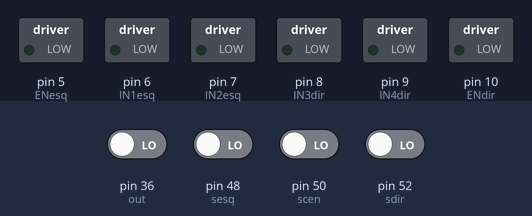
Bench run of a sketch on a simulated Arduino Mega 2560, built with avr-gcc and run on an emulated ATmega2560. Shown: switched loads named in the sketch (green lamp = pin HIGH). The test bench sets the inputs (shaded band); at power-on: pin 36 (out), pin 48 (sesq), pin 50 (scen), pin 52 (sdir) LOW. Pins used as bus, display or sensor lines are not drawn.

Above: at 1.2 s.
1.3 s: pin 48 (sesq) driven HIGH
At 3.8 s:
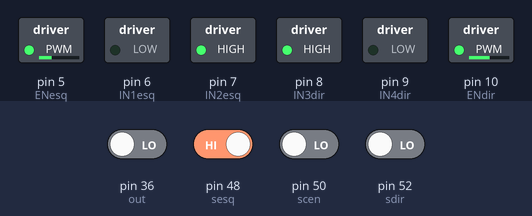
4.5 s: pin 52 (sdir) driven HIGH
At 7.2 s:
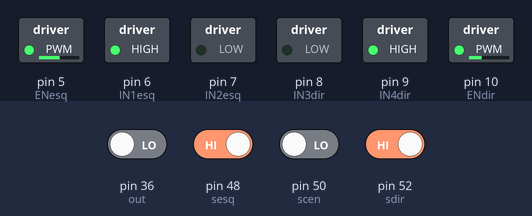
7.5 s: pin 52 (sdir) driven LOW
At 9.6 s:
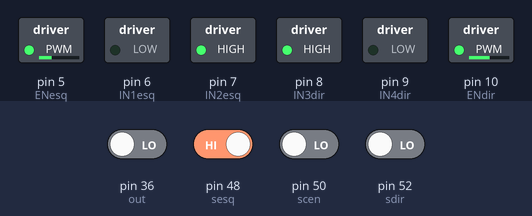
10.5 s: pin 48 (sesq) driven LOW
At 13.1 s:
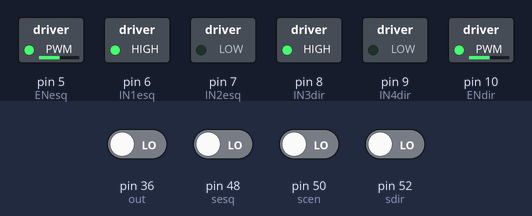
Timing chart, 0 to 14.5 s (numbered marks = the images above; inputs shaded):
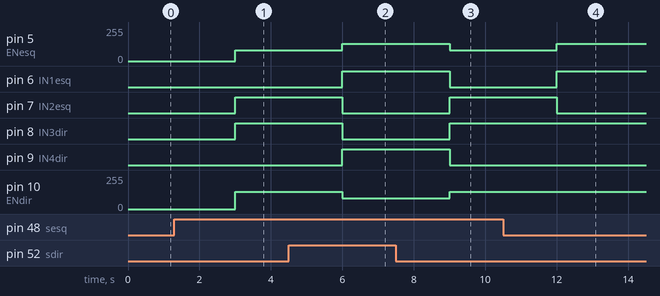

Measured:
- after the input at 1.3 s, pin 5 (ENesq): 0/255 → 80/255 after 1.7 s; pin 6 (IN1esq): stays LOW (without the input it goes to HIGH after 1.7 s); pin 7 (IN2esq): LOW → HIGH after 1.7 s
- after the input at 4.5 s, pin 5 (ENesq): 80/255 → 130/255 after 1.5 s; pin 6 (IN1esq), pin 9 (IN4dir): LOW → HIGH after 1.5 s; pin 7 (IN2esq), pin 8 (IN3dir): HIGH → LOW after 1.5 s; pin 10 (ENdir): 130/255 → 80/255 after 1.5 s
- after the input at 7.5 s, pin 5 (ENesq): 130/255 → 80/255 after 1.5 s; pin 6 (IN1esq), pin 9 (IN4dir): HIGH → LOW after 1.5 s; pin 7 (IN2esq), pin 8 (IN3dir): LOW → HIGH after 1.5 s; pin 10 (ENdir): 80/255 → 130/255 after 1.5 s
- after the input at 10.5 s, pin 5 (ENesq): 80/255 → 130/255 after 1.5 s; pin 6 (IN1esq): LOW → HIGH after 1.5 s; pin 7 (IN2esq): HIGH → LOW after 1.5 s

The sketch:

segue_linha_cor.ino
```cpp
//MOTORES #########
//MOTOR ESquerdo
const int ENesq = 5;
const int IN1esq = 6;
const int IN2esq =7;
int velesq = 130;
//MOTOR Direito
const int ENdir = 10;
const int IN3dir = 8;
const int IN4dir = 9;
int veldir = 130;

//linha #############
const int sesq = 48;
const int scen = 50;
const int sdir = 52;

//Sensor Cor ##########
const int s0 = 44;
const int s1 = 42;
const int s2 = 40;
const int s3 = 38;
const int out = 36;
unsigned int red = 0;
unsigned int green = 0;
unsigned int blue = 0;

void setup(){
  Serial.begin(9600);
  //MOTORES
  pinMode(ENesq,OUTPUT);
  pinMode(IN1esq,OUTPUT);
  pinMode(IN2esq,OUTPUT);
  pinMode(ENdir,OUTPUT);
  pinMode(IN3dir,OUTPUT);
  pinMode(IN4dir,OUTPUT);

  //LINHA
  pinMode(sesq,INPUT);
  pinMode(scen,INPUT);
  pinMode(sdir,INPUT);

  //COR
  pinMode(s0,OUTPUT);
  pinMode(s1,OUTPUT);
  pinMode(s2,OUTPUT);
  pinMode(s3,OUTPUT);
  pinMode(out,INPUT);
  digitalWrite(s0,LOW);
  digitalWrite(s1,HIGH);
}


void loop(){
   /*Serial.println(digitalRead(sdir));
   Serial.println(digitalRead(scen));
   Serial.println(digitalRead(sesq));
   Serial.println(".....");
   delay(500);*/
   cor();
 int readEsq=digitalRead(sesq);
  int readCen=digitalRead(scen);
  int readDir=digitalRead(sdir);
  if(readCen==1 && readEsq==0 && readDir==0 && red<30 && green<30 && blue<30){
  avancar();
  }
  else if(readDir==1){
    virardir();
  }
  else if(readEsq==1){
    viraresq();
  }
  else if (red < blue && green > blue ) //RED
  {
    delay(20);
    parar();
    delay(2000);
    avancar();
  }
  else if (blue < red && blue < green && green < red ) //BLUE
  {
    delay(20);
    parar();
    delay(2000);
    avancar();
  }
  else if (red > green && blue >= green  ) //GREEN
  {
    delay(20);
    parar();
    delay(2000);
    avancar();
  }
  else{
    avancar();
  }
  }

void cor()
{
  digitalWrite(s2, LOW);
  digitalWrite(s3, LOW);
  red = pulseIn(out, digitalRead(out) == HIGH ? LOW : HIGH);
  digitalWrite(s3, HIGH);
  blue = pulseIn(out, digitalRead(out) == HIGH ? LOW : HIGH);
  digitalWrite(s2, HIGH);
  green = pulseIn(out, digitalRead(out) == HIGH ? LOW : HIGH);
}

void avancar(){
  analogWrite(ENesq,velesq);
  digitalWrite(IN1esq,HIGH);
  digitalWrite(IN2esq,LOW);
  analogWrite(ENdir,veldir);
  digitalWrite(IN3dir,HIGH);
  digitalWrite(IN4dir,LOW);
}
void parar(){
  digitalWrite(ENesq,LOW);
  digitalWrite(IN1esq,HIGH);
  digitalWrite(IN2esq,HIGH);
  digitalWrite(ENdir,LOW);
  digitalWrite(IN3dir,HIGH);
  digitalWrite(IN4dir,HIGH);
}
void viraresq(){
  analogWrite(ENesq,80);
  digitalWrite(IN1esq,LOW);
  digitalWrite(IN2esq,HIGH);
  analogWrite(ENdir,veldir);
  digitalWrite(IN3dir,HIGH);
  digitalWrite(IN4dir,LOW);
}
void virardir(){
  analogWrite(ENesq,velesq);
  digitalWrite(IN1esq,HIGH);
  digitalWrite(IN2esq,LOW);
  analogWrite(ENdir,80);
  digitalWrite(IN3dir,LOW);
  digitalWrite(IN4dir,HIGH);
}
```
